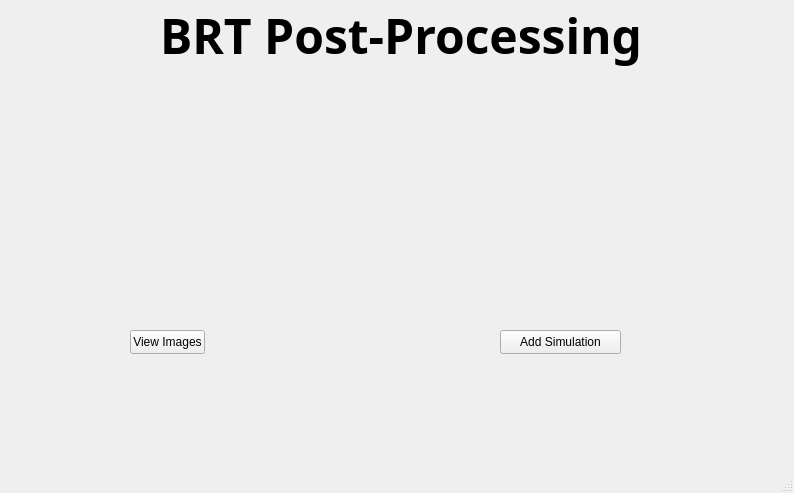
<?xml version="1.0" encoding="UTF-8"?>
<ui version="4.0">
 <class>MainWindow</class>
 <widget class="QMainWindow" name="MainWindow">
  <property name="geometry">
   <rect>
    <x>0</x>
    <y>0</y>
    <width>794</width>
    <height>493</height>
   </rect>
  </property>
  <property name="windowTitle">
   <string>MainWindow</string>
  </property>
  <widget class="QWidget" name="centralwidget">
   <property name="sizePolicy">
    <sizepolicy hsizetype="Expanding" vsizetype="Expanding">
     <horstretch>0</horstretch>
     <verstretch>0</verstretch>
    </sizepolicy>
   </property>
   <widget class="QPushButton" name="view_images_button">
    <property name="geometry">
     <rect>
      <x>130</x>
      <y>330</y>
      <width>75</width>
      <height>24</height>
     </rect>
    </property>
    <property name="text">
     <string>View Images</string>
    </property>
   </widget>
   <widget class="QPushButton" name="add_simulation_button">
    <property name="geometry">
     <rect>
      <x>500</x>
      <y>330</y>
      <width>121</width>
      <height>24</height>
     </rect>
    </property>
    <property name="text">
     <string>Add Simulation</string>
    </property>
   </widget>
   <widget class="QLabel" name="label">
    <property name="geometry">
     <rect>
      <x>160</x>
      <y>0</y>
      <width>481</width>
      <height>71</height>
     </rect>
    </property>
    <property name="font">
     <font>
      <family>Segoe UI Variable Text Semibold</family>
      <pointsize>36</pointsize>
      <bold>true</bold>
     </font>
    </property>
    <property name="text">
     <string>BRT Post-Processing</string>
    </property>
   </widget>
   <widget class="QLabel" name="label_2">
    <property name="geometry">
     <rect>
      <x>150</x>
      <y>90</y>
      <width>471</width>
      <height>191</height>
     </rect>
    </property>
    <property name="sizePolicy">
     <sizepolicy hsizetype="Expanding" vsizetype="Expanding">
      <horstretch>0</horstretch>
      <verstretch>0</verstretch>
     </sizepolicy>
    </property>
    <property name="text">
     <string/>
    </property>
    <property name="pixmap">
     <pixmap>../logo_brt.png</pixmap>
    </property>
    <property name="scaledContents">
     <bool>true</bool>
    </property>
    <property name="alignment">
     <set>Qt::AlignHCenter|Qt::AlignTop</set>
    </property>
   </widget>
  </widget>
  <widget class="QMenuBar" name="menubar">
   <property name="geometry">
    <rect>
     <x>0</x>
     <y>0</y>
     <width>794</width>
     <height>22</height>
    </rect>
   </property>
  </widget>
  <widget class="QStatusBar" name="statusbar"/>
 </widget>
 <resources/>
 <connections/>
</ui>
